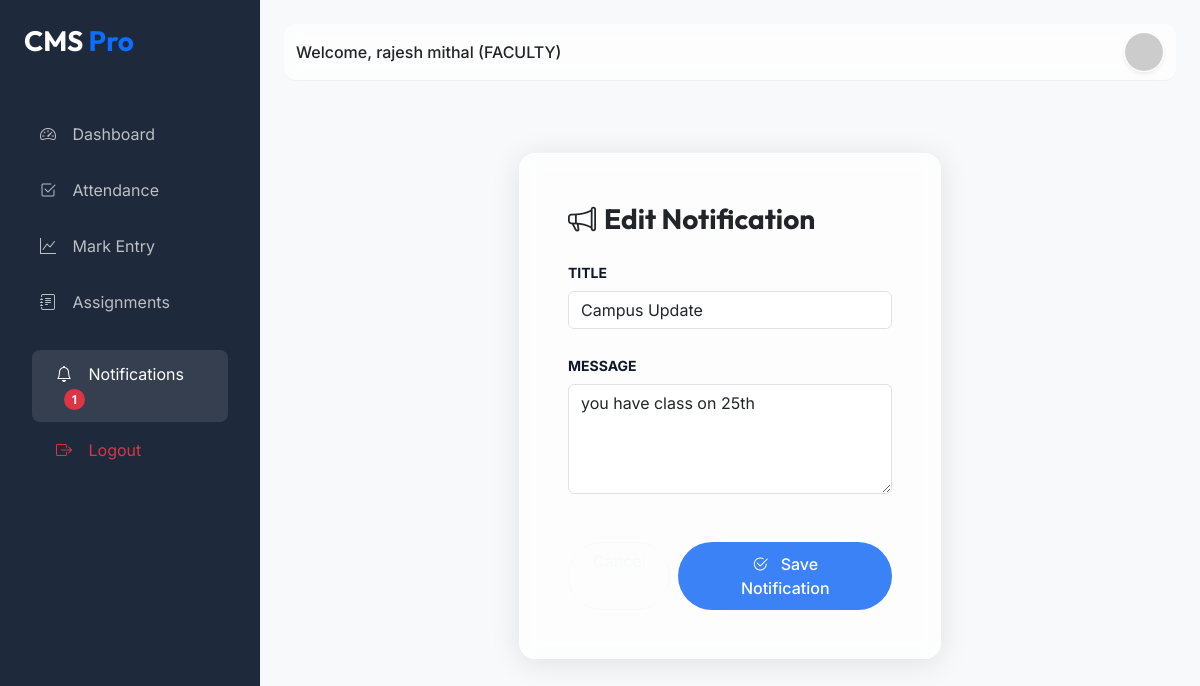
Page /notifications/edit/1/ (signed in) on the committed database.
### cms_app/models.py (models this page shows, shortened)
class User(AbstractUser):
    ADMIN = 'ADMIN'
    FACULTY = 'FACULTY'
    PRINCIPAL = 'PRINCIPAL'
    STUDENT = 'STUDENT'
    ROLE_CHOICES = (
        (ADMIN, 'Admin'),
        (FACULTY, 'Faculty'),
        (PRINCIPAL, 'Principal'),
        (STUDENT, 'Student'),
    )
    role = models.CharField(max_length=20, choices=ROLE_CHOICES, default=FACULTY)
    is_authorized = models.BooleanField(default=False)
    @property
    def unread_notifications_count(self):
        return self.notifications.filter(is_read=False).count()

class Notification(models.Model):
    user = models.ForeignKey(User, on_delete=models.CASCADE, related_name='notifications')
    title = models.CharField(max_length=200, default="Campus Update")
    message = models.TextField()
    is_read = models.BooleanField(default=False)
    created_at = models.DateTimeField(auto_now_add=True)

### cms_app/views.py (the view)
# urls.py: path('notifications/edit/<int:pk>/', views.notification_update, name='notification_edit'),
@login_required
def notification_update(request, pk):
    notification = get_object_or_404(Notification, pk=pk)
    if notification.user != request.user and request.user.role != User.PRINCIPAL:
        messages.error(request, "Access denied.")
        return redirect('notification_list')
    if request.method == 'POST':
        form = NotificationForm(request.POST, instance=notification)
        if form.is_valid():
            form.save()
            messages.success(request, "Notification updated successfully.")
            return redirect('notification_list')
    else:
        form = NotificationForm(instance=notification)
    return render(request, 'notifications/notification_form.html', {'form': form, 'title': 'Edit Notification'})

### cms_app/forms.py
class NotificationForm(forms.ModelForm):
    class Meta:
        model = Notification
        fields = ['title', 'message']
        widgets = {
            'title': forms.TextInput(attrs={'class': 'form-control', 'placeholder': 'Notification Title'}),
            'message': forms.Textarea(attrs={'class': 'form-control', 'rows': 4, 'placeholder': 'Type your message here...'}),
        }

### templates/notifications/notification_form.html (shortened to what this page needs)
{% extends 'base.html' %}
{% block content %}
<div class="container py-5">
    <div class="row justify-content-center">
        <div class="col-md-6">
            <div class="glass-card p-5 animate__animated animate__zoomIn">
                <h3 class="fw-bold text-dark mb-4"><i class="bi bi-megaphone me-2"></i>{{ title }}</h3>
                <form method="POST">
                    {% for field in form %}
                    <div class="mb-4">
                        <label class="form-label text-dark-50 small text-uppercase fw-bold">{{ field.label }}</label>
                        {{ field }}
                    </div>
                    {% endfor %}
                    <div class="d-grid gap-2 d-md-flex justify-content-md-end mt-5">
                        <a href="{% url 'notification_list' %}"
                            class="btn btn-outline-light rounded-pill px-4">Cancel</a>
                        <button type="submit" class="btn btn-primary rounded-pill px-5">
                            <i class="bi bi-check2-circle me-2"></i> Save Notification
                        </button>
                    </div>
                </form>
            </div>
        </div>
    </div>
</div>
{% endblock %}

### templates/base.html (shortened to what this page needs)
<!DOCTYPE html>
<html lang="en">
<head>
    <link href="https://cdn.jsdelivr.net/npm/bootstrap@5.3.0/dist/css/bootstrap.min.css" rel="stylesheet">
    <link rel="stylesheet" href="https://cdn.jsdelivr.net/npm/bootstrap-icons@1.11.1/font/bootstrap-icons.css">
</head>
<body>
    {% if user.is_authenticated %}
    <div class="sidebar" id="sidebar">
        <div class="p-4">
            <h3 class="fw-bold mb-4">CMS <span class="text-primary">Pro</span></h3>
        </div>
        <nav class="nav flex-column">
            <a class="nav-link {% if request.resolver_match.url_name == 'dashboard' %}active{% endif %}"
                href="{% url 'dashboard' %}">
                <i class="bi bi-speedometer2"></i> Dashboard
            </a>
            {% if user.role == 'FACULTY' %}
            <a class="nav-link {% if 'attendance' in request.path %}active{% endif %}"
                href="{% url 'attendance_mark' %}">
                <i class="bi bi-check2-square"></i> Attendance
            </a>
            <a class="nav-link {% if 'marks' in request.path %}active{% endif %}" href="{% url 'marks_list' %}">
                <i class="bi bi-graph-up"></i> Mark Entry
            </a>
            <a class="nav-link {% if 'assignments' in request.path %}active{% endif %}"
                href="{% url 'assignment_list' %}">
                <i class="bi bi-journal-text"></i> Assignments
            </a>
            {% endif %}
            <div class="mt-auto p-3">
                <a class="nav-link {% if 'notifications' in request.path %}active{% endif %}"
                    href="{% url 'notification_list' %}">
                    <i class="bi bi-bell"></i> Notifications
                    {% if user.unread_notifications_count > 0 %}
                    <span class="badge bg-danger rounded-pill ms-2">{{ user.unread_notifications_count }}</span>
                    {% endif %}
                </a>
                <a class="nav-link text-danger" href="{% url 'logout' %}">
                    <i class="bi bi-box-arrow-right"></i> Logout
                </a>
            </div>
        </nav>
    </div>
    {% endif %}
    <div class="{% if user.is_authenticated %}main-content{% else %}container{% endif %}">
        {% if user.is_authenticated %}
        <nav class="navbar navbar-expand-lg">
            <div class="container-fluid">
                <span class="navbar-text fw-medium text-dark">
                    Welcome, {{ user.get_full_name|default:user.username }} ({{ user.role }})
                </span>
                <div class="ms-auto d-flex align-items-center">
                    <div class="dropdown">
                        <a href="{% if user.role == 'STUDENT' %}{% url 'student_profile' %}{% elif user.role == 'FACULTY' %}{% url 'faculty_profile' %}{% elif user.role == 'PRINCIPAL' %}{% url 'principal_profile' %}{% else %}#{% endif %}"
                            title="View Profile">
                            <img src="https://ui-avatars.com/api/?name={{ user.username }}&background=random"
                                class="rounded-circle border border-white shadow-sm" width="40" height="40"
                                alt="avatar shadow-sm">
                        </a>
                    </div>
                </div>
            </div>
        </nav>
        {% endif %}
        {% block content %}{% endblock %}
    </div>
</body>
</html>

### templates/base.html (style rules this page uses)
:root { --primary-bg: #f8f9fa; --sidebar-bg: #1e293b; --accent-color: #3b82f6; --text-main: #0f172a; --card-glass: rgba(255, 255, 255, 0.7); }
body { font-family: 'Inter', sans-serif; background-color: var(--primary-bg); color: var(--text-main); overflow-x: hidden; }
h1, h2, h3, .navbar-brand { font-family: 'Outfit', sans-serif; }
.glass-card { background: var(--card-glass); backdrop-filter: blur(10px); border: 1px solid rgba(255, 255, 255, 0.3); border-radius: 16px; box-shadow: 0 4px 30px rgba(0, 0, 0, 0.1); }
.sidebar { height: 100vh; width: 260px; position: fixed; top: 0; left: 0; background-color: var(--sidebar-bg); color: white; transition: all 0.3s; z-index: 1000; }
.sidebar .nav-link { color: rgba(255, 255, 255, 0.7); padding: 12px 24px; border-radius: 8px; margin: 4px 16px; transition: 0.3s; }
.sidebar .nav-link:hover, .sidebar .nav-link.active { color: white; background-color: rgba(255, 255, 255, 0.1); }
.sidebar .nav-link i { margin-right: 12px; }
.main-content { margin-left: 260px; padding: 24px; transition: all 0.3s; }
.navbar { background: var(--card-glass); backdrop-filter: blur(10px); border-bottom: 1px solid rgba(0, 0, 0, 0.05); margin-bottom: 24px; border-radius: 12px; }
.btn-primary { background-color: var(--accent-color); border: none; padding: 10px 20px; border-radius: 8px; font-weight: 500; transition: 0.3s; }

### rows in the picture
User: unread_notifications_count "1", get_full_name "rajesh mithal", role "FACULTY"
Notification: form "Campus Update" "you have class on 25th"

### other values in the picture
{{ title }} "Edit Notification"
{{ field.label }} "TITLE" "MESSAGE"
